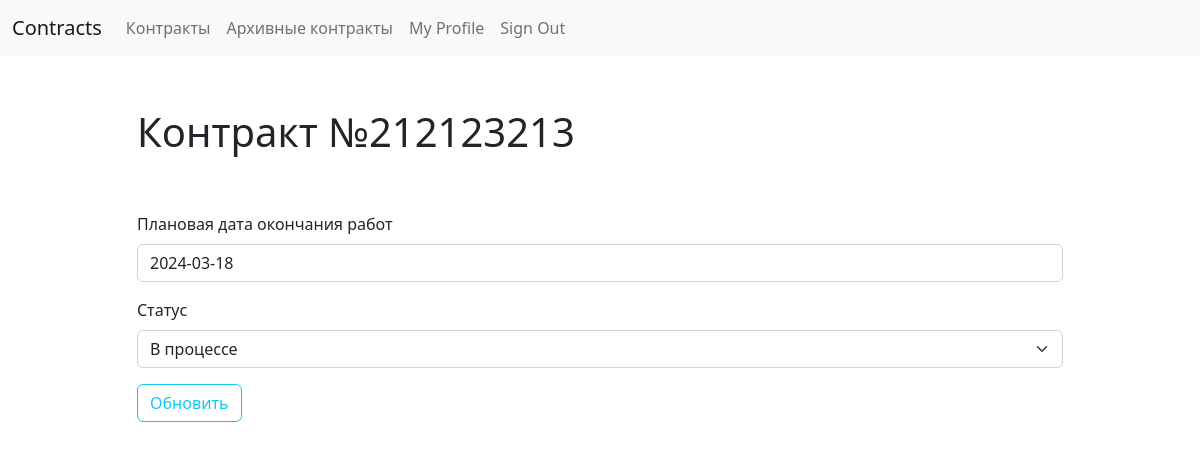
/contracts/edit/3/ (signed in), run on the app's committed database.
### contracts/users/models.py (models this page shows, shortened)
class Contract(models.Model):
    STATES = [
        ("in_process", "В процессе"),
        ("restored", "Восстановлен"),
        ("contract_organization", "Организация контракта"),
        ("complete", "Завершен"),
        ("arhive", "Архив"),
    ]
    number = models.BigIntegerField("Номер контракта")
    object = models.CharField("Наименование объекта", max_length=150)
    state = models.CharField(
        "Статус", max_length=50, choices=STATES, default="in_process", blank=True
    )
    company = models.ForeignKey(
        Company, on_delete=models.CASCADE, verbose_name="Предприятие", blank=True
    )
    town = models.ForeignKey(
        Town, on_delete=models.CASCADE, verbose_name="Город", blank=True
    )
    description = models.TextField("Описание работ")
    start = models.DateField("Дата начала работ", blank=True, null=True)
    end = models.DateField("Плановая дата окончания работ", blank=True, null=True)
    creator = models.ForeignKey(
        User,
        verbose_name="Создатель",
        on_delete=models.PROTECT,
        null=True,
        blank=True,
        related_name="created_contracts",
        editable=False,
    )
    gip = models.ForeignKey(
        User,
        verbose_name="Руководитель",
        on_delete=models.PROTECT,
        blank=True,
        null=True,
        related_name="gip_contracts",
    )
    users = models.ManyToManyField(
        User,
        blank=True,
        null=True,
        verbose_name="Пользователи",
        related_name="contracts",
    )
    ada = models.BooleanField(default=False)
    mpe = models.BooleanField(default=False)
    mpm = models.BooleanField(default=False)
    class Meta:
        verbose_name_plural = _("Контракты")
        verbose_name = _("Контракт")
    def __str__(self) -> str:
        return f"Контракт №{self.number}"

### contracts/users/contract_views.py (the view, shortened to what this page needs)
# urls.py: path("edit/<int:pk>/", UpdateContractView.as_view(), name="contract-update"),
class UpdateContractView(UpdateView):
    model = Contract
    fields = ["end", "state"]
    template_name_suffix = "_update"
    def check_permission(self):
        if self.request.user.is_anonymous:
            raise PermissionDenied("No permissions")
        if not Contract.objects.filter(
            id=self.kwargs.get("pk"), gip_id=self.request.user.id
        ).exists():
            raise PermissionDenied("No permissions")
    def get(self, request: HttpRequest, *args: str, **kwargs: Any) -> HttpResponse:
        self.check_permission()
        return super().get(request, *args, **kwargs)

### contracts/users/context_processors.py (called while the page is built)
def allauth_settings(request):
    return {
        "ACCOUNT_ALLOW_REGISTRATION": settings.ACCOUNT_ALLOW_REGISTRATION,
    }

### contracts/templates/users/contract_update.html
{% extends "base.html" %}
{% load crispy_forms_tags %}
{% block content %}
<div class="row">
  <div class="col-10 offset-1 mt-5">
      <h1>{{object}}</h1>
  </div>
</div>
<div class="row mb-5">
  <div class="col-10 offset-1 mt-5">
    <form method="post">{% csrf_token %}
      <fieldset class="form-group">
          {{ form|crispy }}
      </fieldset>
      <div class="form-group">
          <button class="btn btn-outline-info" type="submit">Обновить</button>
      </div>
    </form>
  </div>
</div>
{% endblock content %}

### data on the page
Contract: number "Контракт №212123213", end "2024-03-18", state "В процессе"
